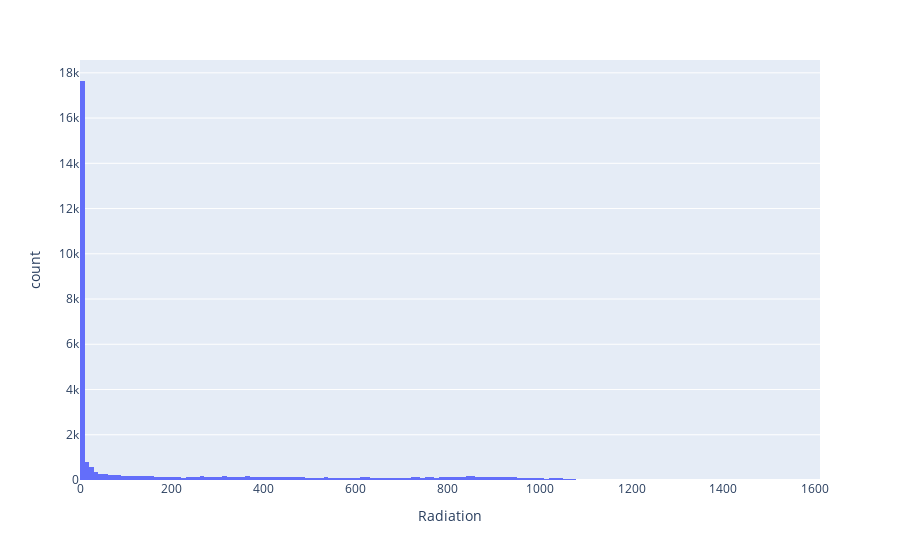

Notebook code cell kept with this figure:
### Code cell
fig = px.histogram(df, x=target, nbins=200)
fig.show()

### Figure 1 — Plotly figure (JSON) as saved in the notebook; plotly's stock layout.template omitted (floating-point values rounded to 4 significant figures; data arrays with more than 128 entries replaced by an {"elided": "..."} marker saying what was removed)
{"data": [{"alignmentgroup": "True", "bingroup": "x", "hovertemplate": "Radiation=%{x}<br>count=%{y}<extra></extra>", "legendgroup": "", "marker": {"color": "#636efa", "pattern": {"shape": ""}}, "name": "", "nbinsx": 200, "offsetgroup": "", "orientation": "v", "showlegend": false, "type": "histogram", "x": {"elided": "32686 float values"}, "xaxis": "x", "yaxis": "y"}], "layout": {"barmode": "relative", "legend": {"tracegroupgap": 0}, "margin": {"t": 60}, "xaxis": {"anchor": "y", "domain": [0, 1], "title": {"text": "Radiation"}}, "yaxis": {"anchor": "x", "domain": [0, 1], "title": {"text": "count"}}}}
